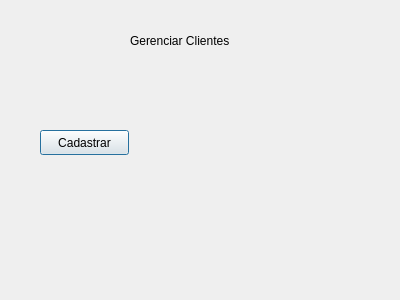
<?xml version="1.0" encoding="UTF-8"?>
<ui version="4.0">
 <class>GerenciarClientes</class>
 <widget class="QDialog" name="GerenciarClientes">
  <property name="geometry">
   <rect>
    <x>0</x>
    <y>0</y>
    <width>400</width>
    <height>300</height>
   </rect>
  </property>
  <property name="windowTitle">
   <string>Dialog</string>
  </property>
  <widget class="QPushButton" name="pushButton">
   <property name="geometry">
    <rect>
     <x>40</x>
     <y>130</y>
     <width>89</width>
     <height>25</height>
    </rect>
   </property>
   <property name="text">
    <string>Cadastrar</string>
   </property>
  </widget>
  <widget class="QLabel" name="label">
   <property name="geometry">
    <rect>
     <x>130</x>
     <y>10</y>
     <width>131</width>
     <height>61</height>
    </rect>
   </property>
   <property name="text">
    <string>Gerenciar Clientes</string>
   </property>
  </widget>
 </widget>
 <resources/>
 <connections/>
</ui>
